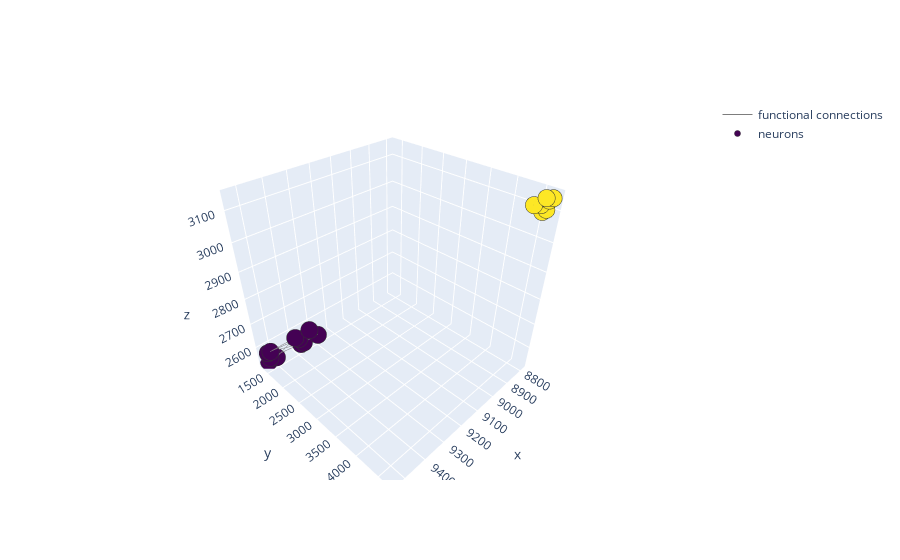

Notebook cell for this chart:
### Code cell
layt=ig.Layout(coords=list(good_indices_probe1_channel_just3d[neurons]))

trace1=go.Scatter3d(x=xe, y=ye, z=ze, mode='lines', line=dict(color='rgb(125,125,125)', width=1),hoverinfo='none', name="functional connections")

trace2=go.Scatter3d(x=xyz_bidirectional_neurons[0], y=xyz_bidirectional_neurons[1], z=xyz_bidirectional_neurons[2], mode='markers',
                   marker=dict(symbol='circle', size=6, color=colors, colorscale='Viridis', 
                      line=dict(color='rgb(50,50,50)', width=0.5)), text=locations_bidirectional, hoverinfo='text', name="neurons")

data=[trace1, trace2]
fig=go.Figure(data=data)
iplot(fig, filename='Bi-directionally connected bursting neurons')

fig.write_html("bidirectional_location.html")

### Figure 1 — Plotly figure (JSON) as saved in the notebook; plotly's stock layout.template omitted (floating-point values rounded to 4 significant figures)
{"data": [{"hoverinfo": "none", "line": {"color": "rgb(125,125,125)", "width": 1}, "mode": "lines", "name": "functional connections", "type": "scatter3d", "x": [8815.0, 8838.0, null, 9413.0, 9370.0, null, 9403.0, 9370.0, null, 9422.0, 9523, null, 9422.0, 9525.0, null, 9534.0, 9447.0, null, 8796, 8787.0, null, 8796, 8796, null, 9525.0, 9447.0, null, 9500.0, 9447.0, null, 8812.0, 8796, null, 9525.0, 9433.0, null, 9525.0, 9526.0, null, 9433.0, 9433.0, null, 9500.0, 9447.0, null, 8789.0, 8798.0, null], "y": [4574.0, 4517.0, null, 1843.0, 2036.0, null, 2016.0, 2036.0, null, 1805.0, 1401.0, null, 1805.0, 1478.0, null, 1439.0, 1824, null, 4574.0, 4613, null, 4574.0, 4574.0, null, 1478.0, 1824, null, 1458.0, 1824, null, 4632.0, 4574.0, null, 1478.0, 1843.0, null, 1478.0, 1343.0, null, 1843.0, 1843.0, null, 1458.0, 1824, null, 4690.0, 4651.0, null], "z": [3117.0, 3120.0, null, 2618.0, 2651.0, null, 2686.0, 2651.0, null, 2611.0, 2554.0, null, 2611.0, 2592.0, null, 2586.0, 2652.0, null, 3092.0, 3098.0, null, 3092.0, 3092.0, null, 2592.0, 2652.0, null, 2551, 2652.0, null, 3140.0, 3092.0, null, 2592.0, 2643.0, null, 2592.0, 2531, null, 2643.0, 2643.0, null, 2551, 2652.0, null, 3137.0, 3130.0, null]}, {"hoverinfo": "text", "marker": {"color": [0.5, 0.5, 0.5, 1, 1, 0.5, 0.5, 0.5, 0.5, 0.5, 0.5, 1, 1, 1, 0.5, 1, 0.5, 1, 0.5, 1, 0.5], "colorscale": [[0, "#440154"], [0.1111, "#482878"], [0.2222, "#3e4989"], [0.3333, "#31688e"], [0.4444, "#26828e"], [0.5556, "#1f9e89"], [0.6667, "#35b779"], [0.7778, "#6ece58"], [0.8889, "#b5de2b"], [1, "#fde725"]], "line": {"color": "rgb(50,50,50)", "width": 0.5}, "size": 6, "symbol": "circle"}, "mode": "markers", "name": "neurons", "text": ["VISp", "VISp", "VISp", "CA3", "CA3", "VISp", "VISp", "VISp", "VISp", "VISp", "VISp", "CA3", "CA3", "CA3", "VISp", "CA3", "VISp", "CA3", "VISp", "CA3", "VISp"], "type": "scatter3d", "x": [9422.0, 9525.0, 9413.0, 8815.0, 8787.0, 9370.0, 9534.0, 9433.0, 9525.0, 9433.0, 9526.0, 8796, 8798.0, 8796, 9403.0, 8838.0, 9523, 8789.0, 9500.0, 8812.0, 9447.0], "y": [1805.0, 1478.0, 1843.0, 4574.0, 4613, 2036.0, 1439.0, 1843.0, 1478.0, 1843.0, 1343.0, 4574.0, 4651.0, 4574.0, 2016.0, 4517.0, 1401.0, 4690.0, 1458.0, 4632.0, 1824], "z": [2611.0, 2592.0, 2618.0, 3117.0, 3098.0, 2651.0, 2586.0, 2643.0, 2592.0, 2643.0, 2531, 3092.0, 3130.0, 3092.0, 2686.0, 3120.0, 2554.0, 3137.0, 2551, 3140.0, 2652.0]}], "layout": {}}
